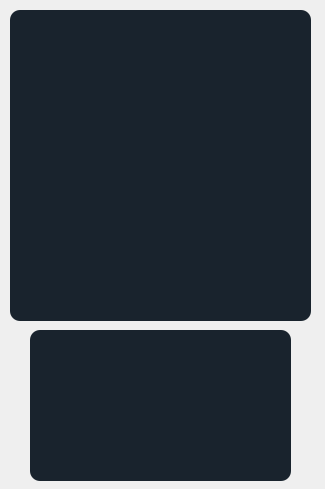
<?xml version="1.0" encoding="UTF-8"?>
<ui version="4.0">
 <class>Form</class>
 <widget class="QWidget" name="Form">
  <property name="geometry">
   <rect>
    <x>0</x>
    <y>0</y>
    <width>325</width>
    <height>489</height>
   </rect>
  </property>
  <property name="windowTitle">
   <string>Form</string>
  </property>
  <widget class="QTextEdit" name="txtEdit_preg">
   <property name="geometry">
    <rect>
     <x>30</x>
     <y>330</y>
     <width>261</width>
     <height>151</height>
    </rect>
   </property>
   <property name="styleSheet">
    <string notr="true">  background-color: #19232D;
  border: 0px solid #32414B;
  padding: 0px;
  color: #F0F0F0;
  selection-background-color: #1464A0;
  selection-color: #F0F0F0;

	border-radius: 10;</string>
   </property>
  </widget>
  <widget class="QLabel" name="bel_pregImage">
   <property name="geometry">
    <rect>
     <x>10</x>
     <y>10</y>
     <width>301</width>
     <height>311</height>
    </rect>
   </property>
   <property name="styleSheet">
    <string notr="true">  background-color: #19232D;
  border: 0px solid #32414B;
  padding: 0px;
  color: #F0F0F0;
  selection-background-color: #1464A0;
  selection-color: #F0F0F0;

	border-radius: 10;</string>
   </property>
   <property name="text">
    <string/>
   </property>
  </widget>
 </widget>
 <resources>
  <include location="../../IMAG.qrc"/>
 </resources>
 <connections/>
</ui>
